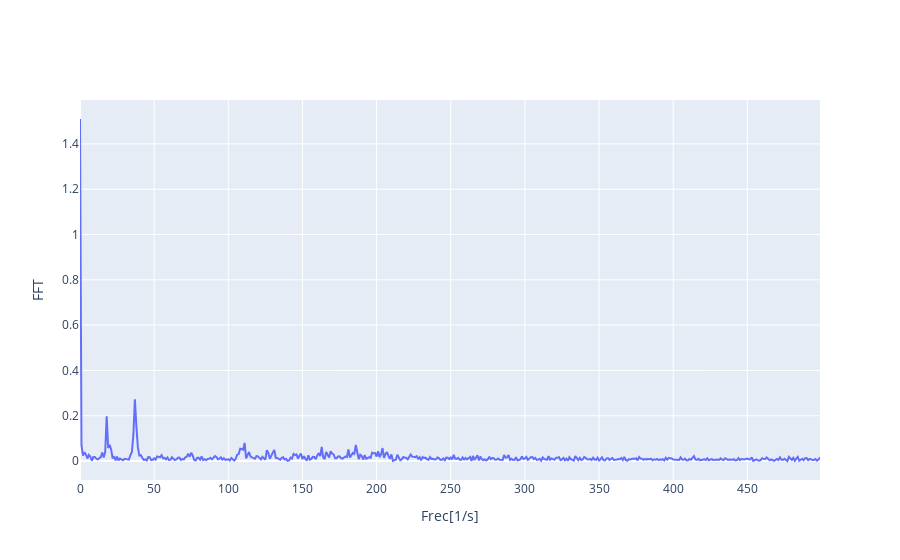

Here is the notebook cell this chart was saved with:
### Code cell
fig = go.Figure()
fig.add_scatter(x = np.arange(len(__A)), y = __A,
                mode='lines')

fig['layout']['yaxis1'].update(title='FFT')
fig['layout']['xaxis1'].update(title='Frec[1/s]')
fig.show()

### Figure 1 — Plotly figure (JSON) as saved in the notebook; plotly's stock layout.template omitted (floating-point values rounded to 4 significant figures; data arrays with more than 128 entries replaced by an {"elided": "..."} marker saying what was removed)
{"data": [{"mode": "lines", "type": "scatter", "x": {"elided": "500 int values"}, "y": {"elided": "500 float values"}}], "layout": {"xaxis": {"title": {"text": "Frec[1/s]"}}, "yaxis": {"title": {"text": "FFT"}}}}
